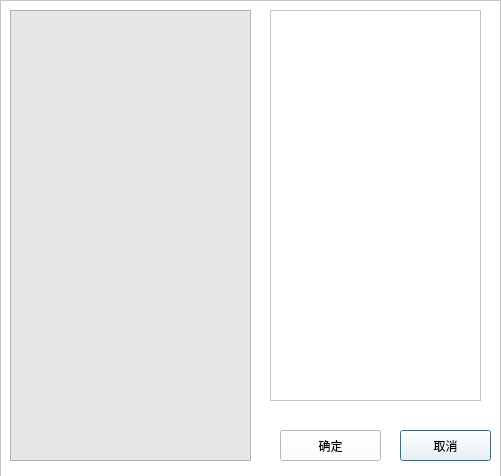
<?xml version="1.0" encoding="UTF-8"?>
<ui version="4.0">
 <class>createGroupZbk</class>
 <widget class="QDialog" name="createGroupZbk">
  <property name="geometry">
   <rect>
    <x>0</x>
    <y>0</y>
    <width>501</width>
    <height>476</height>
   </rect>
  </property>
  <property name="windowTitle">
   <string>Dialog</string>
  </property>
  <property name="styleSheet">
   <string notr="true">background-color:rgb(255, 255, 255);</string>
  </property>
  <widget class="QFrame" name="frame">
   <property name="geometry">
    <rect>
     <x>0</x>
     <y>0</y>
     <width>501</width>
     <height>481</height>
    </rect>
   </property>
   <property name="styleSheet">
    <string notr="true">border-color: rgb(101, 101, 101);</string>
   </property>
   <property name="frameShape">
    <enum>QFrame::Shape::StyledPanel</enum>
   </property>
   <property name="frameShadow">
    <enum>QFrame::Shadow::Raised</enum>
   </property>
   <widget class="QPushButton" name="btn_Cancel">
    <property name="geometry">
     <rect>
      <x>400</x>
      <y>430</y>
      <width>91</width>
      <height>31</height>
     </rect>
    </property>
    <property name="text">
     <string>取消</string>
    </property>
   </widget>
   <widget class="QPushButton" name="btn_Confirm">
    <property name="geometry">
     <rect>
      <x>280</x>
      <y>430</y>
      <width>101</width>
      <height>31</height>
     </rect>
    </property>
    <property name="text">
     <string>确定</string>
    </property>
   </widget>
   <widget class="FriendListWidget" name="friendList">
    <property name="geometry">
     <rect>
      <x>10</x>
      <y>10</y>
      <width>241</width>
      <height>451</height>
     </rect>
    </property>
    <property name="styleSheet">
     <string notr="true">background-color: rgb(231, 231, 231);</string>
    </property>
   </widget>
   <widget class="QTextBrowser" name="tb_selectedUser">
    <property name="geometry">
     <rect>
      <x>270</x>
      <y>10</y>
      <width>211</width>
      <height>391</height>
     </rect>
    </property>
   </widget>
  </widget>
 </widget>
 <customwidgets>
  <customwidget>
   <class>FriendListWidget</class>
   <extends>QListWidget</extends>
   <header>friendlistwidget.h</header>
  </customwidget>
 </customwidgets>
 <resources/>
 <connections/>
</ui>
